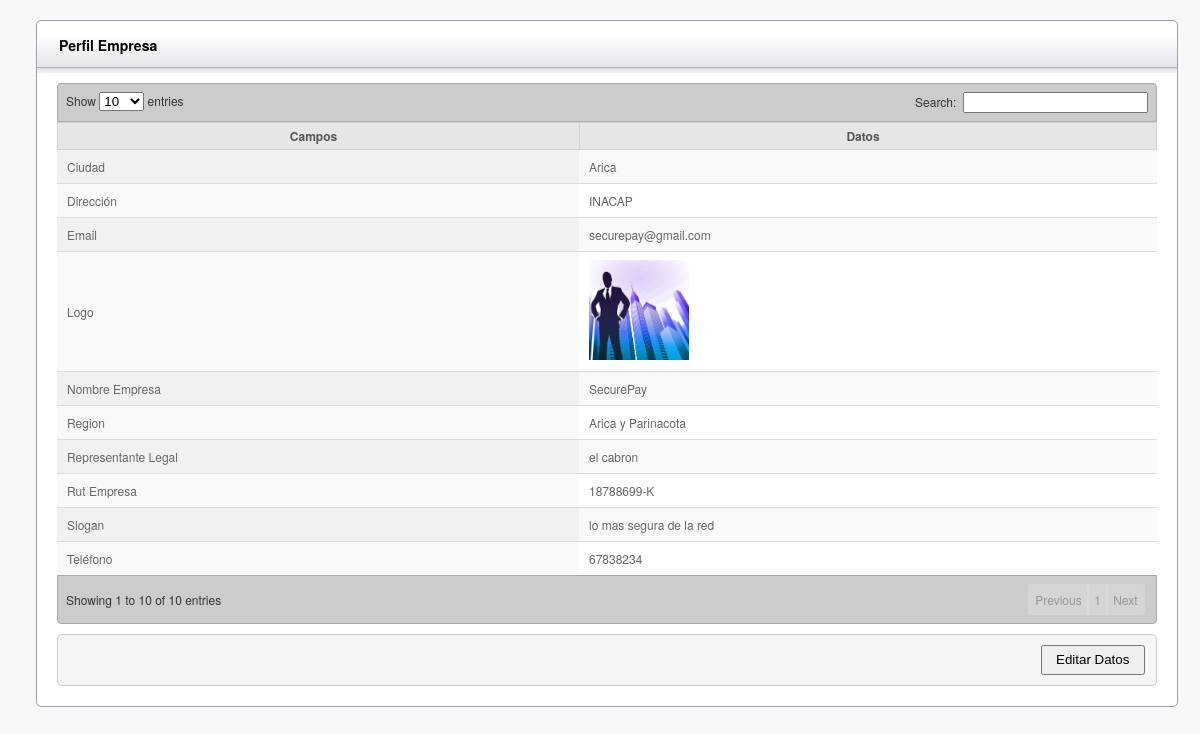
Page /Views/admin/Administrar_Sitio/Perfil/index.php on the committed database.
### tables this page shows
CREATE TABLE IF NOT EXISTS `perfil_empresa` (
  `rut_empresa` varchar(20) NOT NULL,
  `nombre_empresa` varchar(50) NOT NULL,
  `id_region` int(11) NOT NULL,
  `id_ciudad` int(11) NOT NULL,
  `direccion` varchar(200) NOT NULL,
  `email` varchar(100) NOT NULL,
  `logo` varchar(100) NOT NULL,
  `representante` varchar(100) NOT NULL,
  `slogan` varchar(100) NOT NULL,
  `telefono` int(11) NOT NULL,
  `rut` varchar(15) NOT NULL,
  `fecha` date NOT NULL,
  PRIMARY KEY (`rut_empresa`),
  KEY `id_region` (`id_region`),
  KEY `id_ciudad` (`id_ciudad`),
  KEY `rut` (`rut`)
);

CREATE TABLE IF NOT EXISTS `region` (
  `id_region` int(11) NOT NULL AUTO_INCREMENT,
  `nombre_region` varchar(100) NOT NULL,
  PRIMARY KEY (`id_region`)
);

CREATE TABLE IF NOT EXISTS `ciudad` (
  `id_ciudad` int(11) NOT NULL AUTO_INCREMENT,
  `nombre_ciudad` varchar(100) NOT NULL,
  `id_region` int(11) NOT NULL,
  PRIMARY KEY (`id_ciudad`),
  KEY `id_region` (`id_region`)
);

### Conection/db.php (called while the page is built, shortened)
<?php
class Conectar{
    public static function conexion(){
        $conexion=new mysqli("localhost", "root", "", "securepay_bd");
        $conexion->query("SET NAMES 'utf8'");
        return $conexion;
    }
}
?>

### Controller/perfil_empresa.controller.php (called while the page is built, shortened)
<?php
require_once("../../../../Model/perfil_empresa.model.php");
	function buscar_perfil_empresa(){
		$empresa=new perfil_empresa_model();
		$datos=$empresa->get_perfil_empresa();
		return $datos;
	}
?>

### Model/perfil_empresa.model.php (called while the page is built, shortened)
<?php
class perfil_empresa_model{
    private $db;
    private $perfil_empresa;
    public function __construct(){
        $this->db=Conectar::conexion();
        $this->perfil_empresa=array();
    }
    public function buscar_existente()
	{
		$consulta=$this->db->query("SELECT rut_empresa FROM perfil_empresa;");
        while($filas=$consulta->fetch_assoc()){
            $this->perfil_empresa[]=$filas;
        }
        return $this->perfil_empresa;
	}
    public function get_perfil_empresa(){
        $consulta=$this->db->query("SELECT perfil_empresa.rut_empresa, perfil_empresa.nombre_empresa, perfil_empresa.direccion, perfil_empresa.email, perfil_empresa.logo, perfil_empresa.representante, perfil_empresa.slogan, perfil_empresa.telefono, region.nombre_region, ciudad.nombre_ciudad FROM perfil_empresa , region, ciudad WHERE perfil_empresa.id_region = region.id_region AND perfil_empresa.id_ciudad = ciudad.id_ciudad;");
        while($filas=$consulta->fetch_assoc()){
            $this->perfil_empresa[]=$filas;
        }
        return $this->perfil_empresa;
    }
}
?>

### Views/admin/Administrar_Sitio/Perfil/index.php (the view, shortened to what this page needs)
<?php
 require_once("../../../../Conection/db.php");
 require_once("../../../../Controller/perfil_empresa.controller.php");
?>
<!DOCTYPE html>
<html lang="es">
<head>
	<link rel="stylesheet" href="../../../../css/layout.css" type="text/css" media="screen" />
	<link rel="stylesheet" href="../../../../css/jquery-ui.css" type="text/css" media="screen" />
	<link rel="stylesheet" href="../../../../css/dataTables.jqueryui.css" type="text/css" media="screen" />
</head>
<body>
	<article class="module width_full">
			<header><h3 style="padding-left: 22px;">Perfil Empresa</h3></header>
			<div class="module_content">
			<?php
					$rut_empresa = existe();
					if (empty($rut_empresa)) {
					?>
				<table id="table_id"  class="display">
				    <thead>
				        <tr>
				            <th>Campos</th>
				            <th>Datos</th>
				        </tr>
				    </thead>
				    <tbody>
				        <tr>
				            <td>Rut Empresa</td>
				            <td></td>
				        </tr>
				        <tr>
				            <td>Nombre Empresa</td>
				            <td></td>
						</tr>
				        <tr>
				            <td>Region</td>
				            <td></td>
				        </tr>
				        <tr>
				            <td>Ciudad</td>
				            <td></td>
				        </tr>
						<tr>
				            <td>Dirección</td>
				            <td></td>
						</tr>
						<tr>
				            <td>Email</td>
				            <td></td>
						</tr>
				        <tr>
				            <td>Logo</td>
				            <td></td>
				        </tr>
				        <tr>
				            <td>Representante Legal</td>
				            <td></td>
						</tr>
 						<tr>
				            <td>Slogan</td>
				            <td></td>
						</tr>
						<tr>
				            <td>Teléfono</td>
				            <td></td>
						</tr>
				    </tbody>
				</table>
				<?php
                }else
                {
        foreach (buscar_perfil_empresa() as $dato) {
                    ?>
				<table id="table_id"  class="display">
				    <thead>
				        <tr>
				            <th>Campos</th>
				            <th>Datos</th>
				        </tr>
				    </thead>
				    <tbody>
				        <tr>
				            <td>Rut Empresa</td>
				            <td><?php echo $dato['rut_empresa'] ?></td>
				        </tr>
				        <tr>
				            <td>Nombre Empresa</td>
				            <td><?php echo $dato['nombre_empresa'] ?></td>
						</tr>
				        <tr>
				            <td>Region</td>
				            <td><?php echo $dato['nombre_region'] ?></td>
				        </tr>
				        <tr>
				            <td>Ciudad</td>
				            <td><?php echo $dato['nombre_ciudad'] ?></td>
				        </tr>
						<tr>
				            <td>Dirección</td>
				            <td><?php echo $dato['direccion'] ?></td>
						</tr>
						<tr>
				            <td>Email</td>
				            <td><?php echo $dato['email'] ?></td>
						</tr>
				        <tr>
				            <td>Logo</td>
				            <td><img src="../../../../images/Logos/<?php echo $dato['logo'] ?>" height="100" width="100"> </td>
				        </tr>
				        <tr>
				            <td>Representante Legal</td>
				            <td><?php echo $dato['representante'] ?></td>
						</tr>
 						<tr>
				            <td>Slogan</td>
				            <td><?php echo $dato['slogan'] ?></td>
						</tr>
						<tr>
				            <td>Teléfono</td>
				            <td><?php echo $dato['telefono'] ?></td>
						</tr>
				    </tbody>
				</table>
			<?php
				}
			} ?>
				<fieldset style="padding:10px" id="cont_btn">
					<input type="button" class="ui-button" id="btn_editar" style="float:right" value="Editar Datos">
				</fieldset>
			</div>
		</article>
</body>
</html>

### css/layout.css (style rules this page uses)
html, div, map, dt, isindex, form, header, aside, section, section, article, footer { display: block; }
html, body { height: 100%; margin: 0; padding: 0; font-family: "Helvetica Neue", Helvetica, Arial, Verdana, sans-serif; background: #F8F8F8; font-size: 12px; }
.module { border: 1px solid #9BA0AF; width: 100%; margin: 20px 3% 0 3%; margin-top: 20px; -webkit-border-radius: 5px; -moz-border-radius: 5px; border-radius: 5px; background: #ffffff; }
.module header { height: 38px; width: 100%; background: #F1F1F4 url(../images/secondary_bar.png) repeat-x; -webkit-border-top-left-radius: 5px; -webkit-border-top-right-radius: 5px; -moz-border-radius-topleft: 5px; -moz-border-radius-topright: 5px; border-top-left-radius: 5px; border-top-right-radius: 5px; }
.module_content { margin: 10px 20px; color: #666; }
.width_full { width: 95%; }
fieldset { -webkit-border-radius: 5px; -moz-border-radius: 5px; border-radius: 5px; background: #F6F6F6; border: 1px solid #ccc; padding: 1% 0%; margin: 10px 0; }

### rows in the picture
perfil_empresa: rut_empresa "18788699-K", nombre_empresa "SecurePay", id_region.nombre_region "Arica y Parinacota", id_ciudad.nombre_ciudad "Arica", direccion "INACAP", email "securepay@gmail.com", logo (picture), representante "el cabron", slogan "lo mas segura de la red", telefono "67838234"
